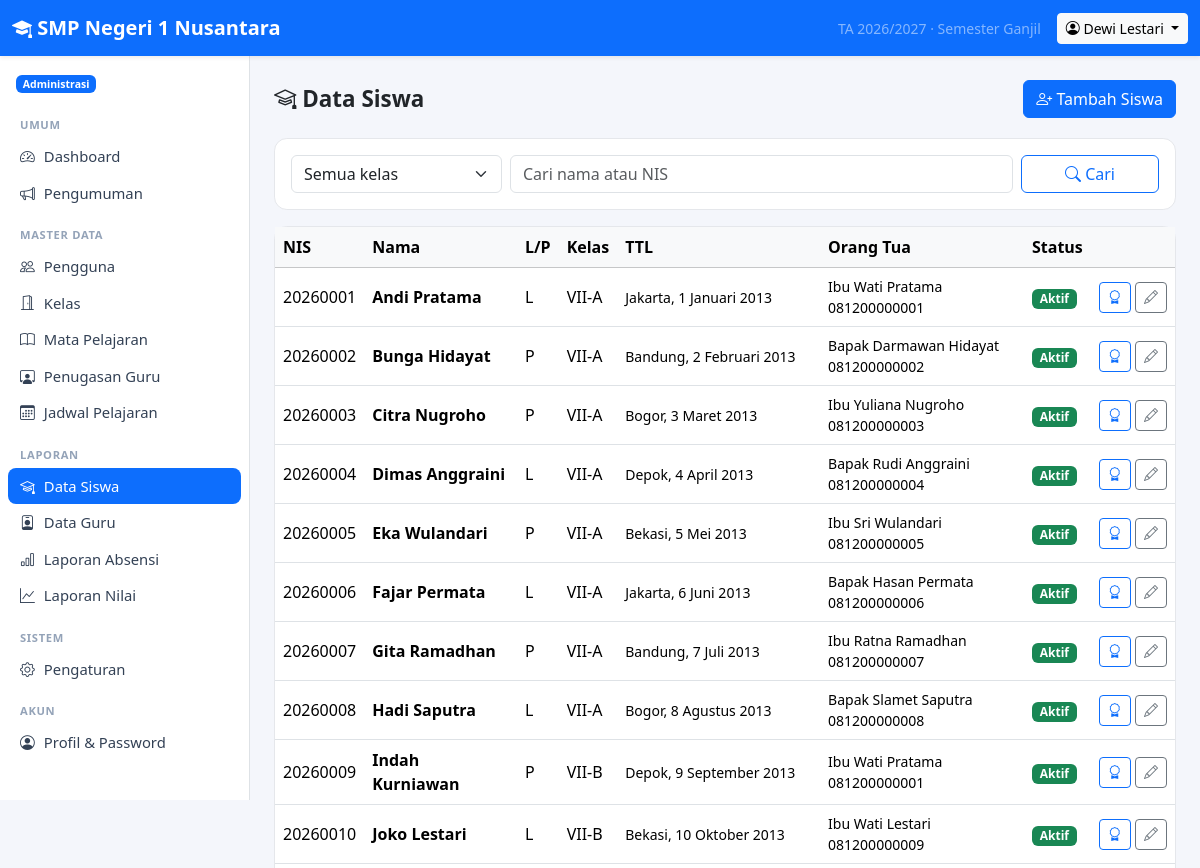
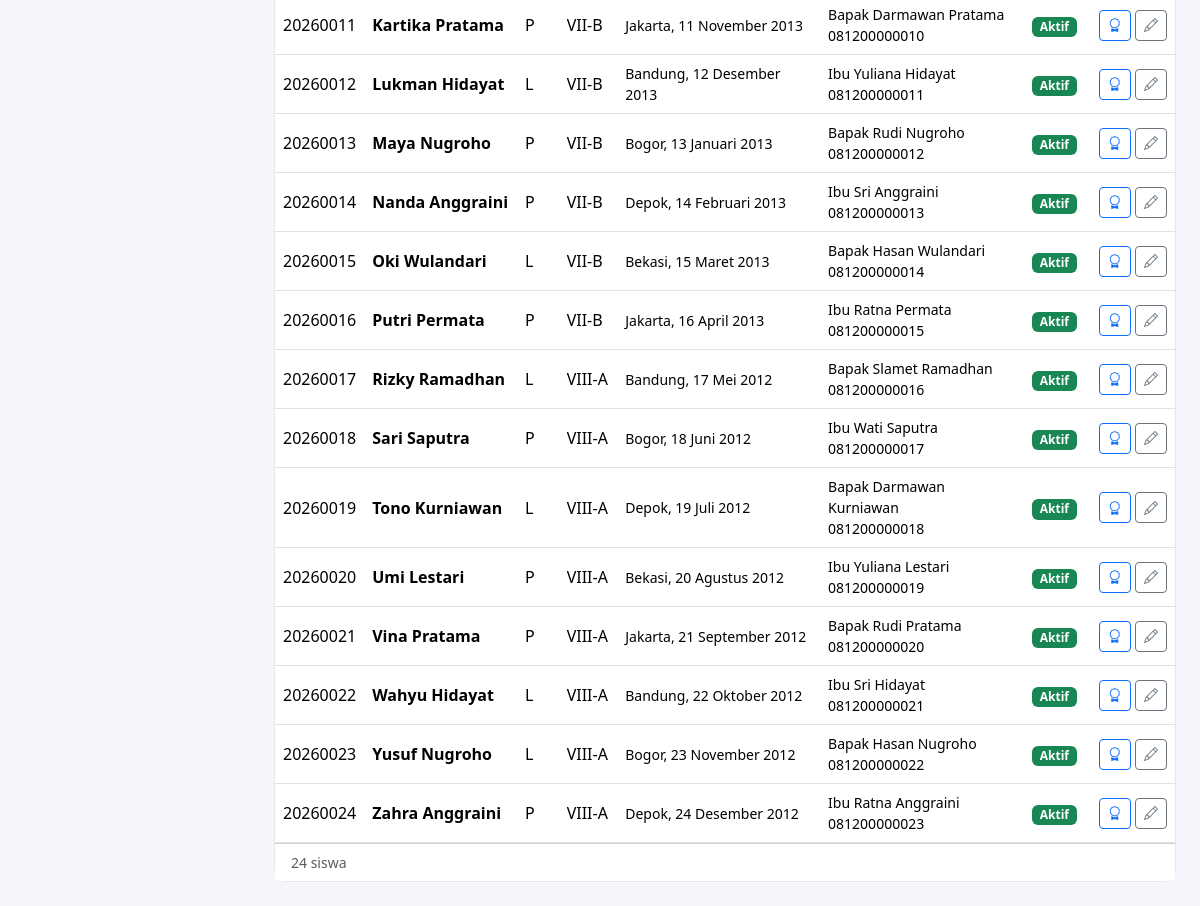
The app's page /index.php?r=data/siswa (signed in) with its own data (2 pictures, top to bottom).
### tables this page shows
CREATE TABLE `settings` (
  `skey` varchar(50) NOT NULL,
  `svalue` text DEFAULT NULL,
  PRIMARY KEY (`skey`)
);

CREATE TABLE `users` (
  `id` int(11) NOT NULL AUTO_INCREMENT,
  `username` varchar(50) NOT NULL,
  `password_hash` varchar(255) NOT NULL,
  `name` varchar(100) NOT NULL,
  `role` varchar(20) NOT NULL,
  `nip` varchar(30) DEFAULT NULL,
  `email` varchar(100) DEFAULT NULL,
  `phone` varchar(30) DEFAULT NULL,
  `active` int(11) NOT NULL DEFAULT 1,
  `created_at` datetime DEFAULT current_timestamp(),
  PRIMARY KEY (`id`),
  UNIQUE KEY `username` (`username`),
  KEY `idx_users_role` (`role`)
);

CREATE TABLE `students` (
  `id` int(11) NOT NULL AUTO_INCREMENT,
  `user_id` int(11) NOT NULL,
  `nis` varchar(30) NOT NULL,
  `class_id` int(11) DEFAULT NULL,
  `parent_id` int(11) DEFAULT NULL,
  `gender` char(1) DEFAULT NULL,
  `birth_place` varchar(100) DEFAULT NULL,
  `birth_date` date DEFAULT NULL,
  `address` text DEFAULT NULL,
  PRIMARY KEY (`id`),
  UNIQUE KEY `user_id` (`user_id`),
  UNIQUE KEY `nis` (`nis`),
  KEY `idx_students_class` (`class_id`),
  KEY `idx_students_parent` (`parent_id`),
  CONSTRAINT `students_ibfk_1` FOREIGN KEY (`user_id`) REFERENCES `users` (`id`) ON DELETE CASCADE,
  CONSTRAINT `students_ibfk_2` FOREIGN KEY (`class_id`) REFERENCES `classes` (`id`) ON DELETE SET NULL,
  CONSTRAINT `students_ibfk_3` FOREIGN KEY (`parent_id`) REFERENCES `users` (`id`) ON DELETE SET NULL
);

CREATE TABLE `classes` (
  `id` int(11) NOT NULL AUTO_INCREMENT,
  `name` varchar(50) NOT NULL,
  `level` int(11) NOT NULL,
  `homeroom_teacher_id` int(11) DEFAULT NULL,
  PRIMARY KEY (`id`),
  UNIQUE KEY `name` (`name`),
  KEY `homeroom_teacher_id` (`homeroom_teacher_id`),
  CONSTRAINT `classes_ibfk_1` FOREIGN KEY (`homeroom_teacher_id`) REFERENCES `users` (`id`) ON DELETE SET NULL
);

### app/helpers.php (called while the page is built, shortened)
<?php
function config(string $key, mixed $default = null): mixed
{
    $value = $GLOBALS['config'];
    foreach (explode('.', $key) as $part) {
        $value = $value[$part];
    }
    return $value;
}
function e(mixed $value): string
{
    return htmlspecialchars((string) ($value ?? ''), ENT_QUOTES, 'UTF-8');
}
function url(string $route = '', array $params = []): string
{
    $query = $route !== '' ? ['r' => $route] + $params : $params;
    return 'index.php' . ($query ? '?' . http_build_query($query) : '');
}
function param(string $key, string $default = ''): string
{
    $v = $_GET[$key] ?? $default;
    return is_string($v) ? trim($v) : $default;
}
function render(string $view, array $data = [], string $title = ''): void
{
    extract($data, EXTR_SKIP);
    require BASE_PATH . '/app/views/' . $view . '.php';
    $content = ob_get_clean();
    require BASE_PATH . '/app/views/layout.php';
}
function role_label(string $role): string
{
    return ROLES[$role] ?? $role;
}
function tanggal(?string $date, bool $withDay = false): string
{
    $ts = strtotime($date);
    $out = date('j', $ts) . ' ' . MONTHS[(int) date('n', $ts)] . ' ' . date('Y', $ts);
    return $out;
}
function setting(string $key, string $default = ''): string
{
    static $cache = null;
    if ($cache === null) {
        $cache = [];
        foreach (db_all('SELECT skey, svalue FROM settings') as $row) {
            $cache[$row['skey']] = (string) $row['svalue'];
        }
    }
    return $cache[$key] ?? $default;
}
function period(): array
{
    return [
        'year'     => setting('academic_year', date('Y') . '/' . (date('Y') + 1)),
        'semester' => setting('semester', 'Ganjil'),
    ];
}

### app/controllers/data.php (called while the page is built, shortened)
<?php
function data_students(): void
{
    $classId = param_int('class_id');
    $q = param('q');
    $sql = 'SELECT s.*, u.name, u.active, c.name AS class_name, p.name AS parent_name, p.phone AS parent_phone
            FROM students s JOIN users u ON u.id = s.user_id
            LEFT JOIN classes c ON c.id = s.class_id LEFT JOIN users p ON p.id = s.parent_id WHERE 1 = 1';
    $params = [];
    render('data/students', [
        'students' => db_all($sql . ' ORDER BY c.level, c.name, u.name', $params),
        'classes'  => db_all('SELECT id, name FROM classes ORDER BY level, name'),
        'classId'  => $classId,
        'q'        => $q,
    ], 'Data Siswa');
}

### public/index.php (called while the page is built, shortened)
<?php
$routes = require BASE_PATH . '/app/routes.php';
$route  = trim(param('r'), '/');
[$file, $handler, $roles] = $routes[$route];
if ($roles !== null) {
    $roles === [] ? require_login() : require_role(...$roles);
}
try {
    $handler();
} catch (Throwable $e) {
    error_log((string) $e);
    if (config('debug')) {
        throw $e;
    }
    abort(500, 'Terjadi kesalahan pada server. Silakan coba lagi.');
}

### app/auth.php (called while the page is built, shortened)
<?php
function current_user(): ?array
{
    static $user = false;
    if ($user !== false) {
        return $user;
    }
    $uid = $_SESSION['uid'] ?? null;
    $user = $uid ? db_one('SELECT * FROM users WHERE id = ? AND active = 1', [$uid]) : null;
    return $user;
}
function require_login(): array
{
    $u = current_user();
    return $u;
}
function has_role(string ...$roles): bool
{
    $u = current_user();
    return $u !== null && in_array($u['role'], $roles, true);
}
function require_role(string ...$roles): array
{
    $u = require_login();
    return $u;
}

### app/db.php (called while the page is built, shortened)
<?php
function db(): PDO
{
    static $pdo = null;
    if ($pdo instanceof PDO) {
        return $pdo;
    }
    $c = config('db');
    $options = [
        PDO::ATTR_ERRMODE            => PDO::ERRMODE_EXCEPTION,
        PDO::ATTR_DEFAULT_FETCH_MODE => PDO::FETCH_ASSOC,
        PDO::ATTR_EMULATE_PREPARES   => false,
    ];
    try {
        if ($c['driver'] === 'mysql') {
            $dsn = sprintf('mysql:host=%s;port=%s;dbname=%s;charset=utf8mb4', $c['host'], $c['port'], $c['name']);
            $pdo = new PDO($dsn, $c['user'], $c['pass'], $options);
            $pdo->exec("SET time_zone = '" . date('P') . "'");
        } else {
            $pdo = new PDO('sqlite:' . $c['sqlite_path'], null, null, $options);
            $pdo->exec('PRAGMA foreign_keys = ON');
            $pdo->exec('PRAGMA journal_mode = WAL');
        }
    } catch (PDOException $e) {
        if (PHP_SAPI === 'cli') {
            throw $e;
        }
        error_log((string) $e);
        while (ob_get_level() > 0) {
            ob_end_clean();
        }
        http_response_code(500);
        exit('<!doctype html><html lang="id"><meta charset="utf-8"><meta name="viewport" content="width=device-width, initial-scale=1">'
            . '<title>Database tidak terhubung</title>'
            . '<body style="font-family:system-ui,sans-serif;background:#f4f6fb;margin:0;padding:16px">'
            . '<div style="max-width:640px;margin:64px auto;background:#fff;border:1px solid #e5e7eb;border-radius:12px;padding:28px">'
            . '<h2 style="margin-top:0;color:#b91c1c">Tidak dapat terhubung ke database</h2>'
            . '<p>Aplikasi tidak bisa tersambung ke server database. Periksa hal berikut:</p><ol style="line-height:1.7">'
            . '<li>Nama database, user, dan password di <code>config.local.php</code> (atau <code>config.php</code>) sudah benar.</li>'
            . '<li>User database sudah ditambahkan ke database dengan hak <em>ALL PRIVILEGES</em>.</li>'
            . '<li>File <code>database/sekolah_mysql_kosong.sql</code> atau <code>sekolah_mysql.sql</code> sudah di-import.</li>'
            . '<li>Server MySQL/MariaDB sedang berjalan.</li></ol>'
            . '<p style="color:#64748b;font-size:14px;margin-bottom:0">Detail kesalahan dicatat di log error server.</p></div></body></html>');
    }
    return $pdo;
}
function db_query(string $sql, array $params = []): PDOStatement
{
    $st = db()->prepare($sql);
    $st->execute($params);
    return $st;
}
function db_one(string $sql, array $params = []): ?array
{
    $row = db_query($sql, $params)->fetch();
    return $row === false ? null : $row;
}
function db_all(string $sql, array $params = []): array
{
    return db_query($sql, $params)->fetchAll();
}

### app/menu.php (called while the page is built, shortened)
<?php
function menu_for(string $role): array
{
    $common = ['Umum' => [
        ['Dashboard', '', 'speedometer2'],
        ['Pengumuman', 'pengumuman', 'megaphone'],
    ]];
    $teaching = ['Mengajar' => [
        ['Jadwal Mengajar', 'guru/jadwal', 'calendar-week'],
        ['Input Absensi', 'guru/absensi', 'clipboard-check'],
        ['Input Nilai', 'guru/nilai', 'pencil-square'],
    ]];
    return $common + ($menus[$role] ?? []) + ['Akun' => [['Profil & Password', 'profil', 'person-circle']]];
}

### app/views/data/students.php (the view, shortened to what this page needs)
<?php $canReport = has_role('admin', 'kepala_sekolah'); ?>
<div class="page-header">
    <h1><i class="bi bi-mortarboard"></i> Data Siswa</h1>
    <?php if (has_role('admin')): ?><a class="btn btn-primary" href="<?= url('admin/pengguna/form', ['role' => 'siswa']) ?>"><i class="bi bi-person-plus"></i> Tambah Siswa</a><?php endif; ?>
</div>
<div class="card mb-3"><div class="card-body">
    <form method="get" class="row g-2">
        <div class="col-md-3"><select class="form-select" name="class_id">
            <option value="">Semua kelas</option>
        </select></div>
        <div class="col-md-7"><input class="form-control" name="q" value="<?= e($q) ?>" placeholder="Cari nama atau NIS"></div>
        <div class="col-md-2"><button class="btn btn-outline-primary w-100"><i class="bi bi-search"></i> Cari</button></div>
    </form>
</div></div>
<div class="card"><div class="table-responsive">
    <table class="table table-hover mb-0">
        <thead class="table-light"><tr><th>NIS</th><th>Nama</th><th>L/P</th><th>Kelas</th><th>TTL</th><th>Orang Tua</th><th>Status</th><th></th></tr></thead>
        <tbody>
        <?php foreach ($students as $s): ?>
            <tr>
                <td><?= e($s['nis']) ?></td>
                <td class="fw-semibold"><?= e($s['name']) ?></td>
                <td><?= e($s['gender'] ?? '-') ?></td>
                <td><?= e($s['class_name'] ?? '-') ?></td>
                <td class="small"><?= e($s['birth_place'] ?? '-') ?>, <?= tanggal($s['birth_date']) ?></td>
                <td class="small"><?= e($s['parent_name'] ?? '-') ?><?= $s['parent_phone'] ? '<br>' . e($s['parent_phone']) : '' ?></td>
                <td><?= (int) $s['active'] ? '<span class="badge text-bg-success">Aktif</span>' : '<span class="badge text-bg-secondary">Nonaktif</span>' ?></td>
                <td class="text-end text-nowrap">
                    <?php if ($canReport): ?><a class="btn btn-sm btn-outline-primary" href="<?= url('rapor', ['student_id' => $s['id']]) ?>" title="Rapor"><i class="bi bi-award"></i></a><?php endif; ?>
                    <?php if (has_role('admin')): ?><a class="btn btn-sm btn-outline-secondary" href="<?= url('admin/pengguna/form', ['id' => $s['user_id']]) ?>"><i class="bi bi-pencil"></i></a><?php endif; ?>
                </td>
            </tr>
        <?php endforeach; if (!$students) echo empty_row(8); ?>
        </tbody>
    </table>
</div>
<div class="card-footer bg-white small text-muted"><?= count($students) ?> siswa</div>
</div>

### app/views/layout.php (shortened to what this page needs)
<?php
$me = current_user();
$currentRoute = trim(param('r'), '/');
$schoolName = setting('school_name', config('app_name'));
$p = period();
?>
<!doctype html>
<html lang="id">
<head>
    <link href="assets/vendor/bootstrap/bootstrap.min.css" rel="stylesheet">
    <link href="assets/vendor/bootstrap-icons/bootstrap-icons.min.css" rel="stylesheet">
    <link href="assets/app.css" rel="stylesheet">
</head>
<body>
<?php if ($me): ?>
<nav class="navbar navbar-dark bg-primary sticky-top shadow-sm d-print-none">
    <div class="container-fluid">
        <a class="navbar-brand fw-semibold me-auto" href="<?= url() ?>"><i class="bi bi-mortarboard-fill"></i> <?= e($schoolName) ?></a>
        <span class="navbar-text text-white-50 small d-none d-md-inline me-3">
            TA <?= e($p['year']) ?> · Semester <?= e($p['semester']) ?>
        </span>
        <div class="dropdown">
            <button class="btn btn-sm btn-light dropdown-toggle" data-bs-toggle="dropdown">
                <i class="bi bi-person-circle"></i> <span class="d-none d-sm-inline"><?= e($me['name']) ?></span>
            </button>
        </div>
    </div>
</nav>
<div class="d-flex">
    <aside class="offcanvas-lg offcanvas-start sidebar border-end bg-body d-print-none" tabindex="-1" id="sidebar">
        <div class="offcanvas-body d-block p-2">
            <div class="px-2 py-2 mb-2 small">
                <span class="badge text-bg-primary"><?= e(role_label($me['role'])) ?></span>
            </div>
            <?php foreach (menu_for($me['role']) as $section => $items): ?>
                <div class="menu-section"><?= e($section) ?></div>
                <ul class="nav nav-pills flex-column mb-2">
                    <?php foreach ($items as [$label, $route, $icon]):
                        $active = $currentRoute === $route || ($route !== '' && str_starts_with($currentRoute, $route . '/')); ?>
                        <li class="nav-item">
                            <a class="nav-link<?= $active ? ' active' : '' ?>" href="<?= url($route) ?>">
                                <i class="bi bi-<?= e($icon) ?>"></i> <?= e($label) ?>
                            </a>
                        </li>
                    <?php endforeach; ?>
                </ul>
            <?php endforeach; ?>
        </div>
    </aside>
    <main class="flex-grow-1 p-3 p-md-4 main-content">
        <?= $content ?>
    </main>
</div>
<?php else: ?>
    <?= $content ?>
<?php endif; ?>
</body>
</html>

### public/assets/app.css (style rules this page uses)
body { background: #f4f6fb; }
.sidebar { width: 250px; flex-shrink: 0; min-height: calc(100vh - 56px); }
@media (min-width: 992px) { .sidebar { position: sticky; top: 56px; height: calc(100vh - 56px); overflow-y: auto; } }
.sidebar .nav-link { color: #334155; border-radius: .5rem; padding: .45rem .75rem; font-size: .925rem; }
.sidebar .nav-link.active { background: var(--bs-primary); color: #fff; }
.sidebar .nav-link i { width: 1.25rem; display: inline-block; }
.menu-section { font-size: .7rem; text-transform: uppercase; letter-spacing: .06em; color: #94a3b8; padding: .5rem .75rem .25rem; font-weight: 600; }
.main-content { min-width: 0; }
.card { border-radius: .8rem; border-color: #e5e7eb; }
.table > :not(caption) > * > * { vertical-align: middle; }
.page-header { display: flex; flex-wrap: wrap; gap: .75rem; justify-content: space-between; align-items: center; margin-bottom: 1.25rem; }
.page-header h1 { font-size: 1.4rem; margin: 0; font-weight: 600; }

### records on screen
settings: skey "2026/2027", skey "Ganjil"
users: name "Dewi Lestari", role "Administrasi"
students: nis "20260001", user.name "Andi Pratama", gender "L", class.name "VII-A", birth_place "Jakarta", birth_date "1 Januari 2013", parent.name "Ibu Wati Pratama", parent.phone "081200000001"
students: nis "20260002", user.name "Bunga Hidayat", gender "P", class.name "VII-A", birth_place "Bandung", birth_date "2 Februari 2013", parent.name "Bapak Darmawan Hidayat", parent.phone "081200000002"
students: nis "20260003", user.name "Citra Nugroho", gender "P", class.name "VII-A", birth_place "Bogor", birth_date "3 Maret 2013", parent.name "Ibu Yuliana Nugroho", parent.phone "081200000003"
students: nis "20260004", user.name "Dimas Anggraini", gender "L", class.name "VII-A", birth_place "Depok", birth_date "4 April 2013", parent.name "Bapak Rudi Anggraini", parent.phone "081200000004"
students: nis "20260005", user.name "Eka Wulandari", gender "P", class.name "VII-A", birth_place "Bekasi", birth_date "5 Mei 2013", parent.name "Ibu Sri Wulandari", parent.phone "081200000005"
students: nis "20260006", user.name "Fajar Permata", gender "L", class.name "VII-A", birth_place "Jakarta", birth_date "6 Juni 2013", parent.name "Bapak Hasan Permata", parent.phone "081200000006"
students: nis "20260007", user.name "Gita Ramadhan", gender "P", class.name "VII-A", birth_place "Bandung", birth_date "7 Juli 2013", parent.name "Ibu Ratna Ramadhan", parent.phone "081200000007"
students: nis "20260008", user.name "Hadi Saputra", gender "L", class.name "VII-A", birth_place "Bogor", birth_date "8 Agustus 2013", parent.name "Bapak Slamet Saputra", parent.phone "081200000008"
students: nis "20260009", user.name "Indah Kurniawan", gender "P", class.name "VII-B", birth_place "Depok", birth_date "9 September 2013", parent.name "Ibu Wati Pratama", parent.phone "081200000001"
students: nis "20260010", user.name "Joko Lestari", gender "L", class.name "VII-B", birth_place "Bekasi", birth_date "10 Oktober 2013", parent.name "Ibu Wati Lestari", parent.phone "081200000009"
students: nis "20260011", user.name "Kartika Pratama", gender "P", class.name "VII-B", birth_place "Jakarta", birth_date "11 November 2013", parent.name "Bapak Darmawan Pratama", parent.phone "081200000010"
students: nis "20260012", user.name "Lukman Hidayat", gender "L", class.name "VII-B", birth_place "Bandung", birth_date "12 Desember 2013", parent.name "Ibu Yuliana Hidayat", parent.phone "081200000011"
students: nis "20260013", user.name "Maya Nugroho", gender "P", class.name "VII-B", birth_place "Bogor", birth_date "13 Januari 2013", parent.name "Bapak Rudi Nugroho", parent.phone "081200000012"
students: nis "20260014", user.name "Nanda Anggraini", gender "P", class.name "VII-B", birth_place "Depok", birth_date "14 Februari 2013", parent.name "Ibu Sri Anggraini", parent.phone "081200000013"
students: nis "20260015", user.name "Oki Wulandari", gender "L", class.name "VII-B", birth_place "Bekasi", birth_date "15 Maret 2013", parent.name "Bapak Hasan Wulandari", parent.phone "081200000014"
students: nis "20260016", user.name "Putri Permata", gender "P", class.name "VII-B", birth_place "Jakarta", birth_date "16 April 2013", parent.name "Ibu Ratna Permata", parent.phone "081200000015"
students: nis "20260017", user.name "Rizky Ramadhan", gender "L", class.name "VIII-A", birth_place "Bandung", birth_date "17 Mei 2012", parent.name "Bapak Slamet Ramadhan", parent.phone "081200000016"
students: nis "20260018", user.name "Sari Saputra", gender "P", class.name "VIII-A", birth_place "Bogor", birth_date "18 Juni 2012", parent.name "Ibu Wati Saputra", parent.phone "081200000017"
students: nis "20260019", user.name "Tono Kurniawan", gender "L", class.name "VIII-A", birth_place "Depok", birth_date "19 Juli 2012", parent.name "Bapak Darmawan Kurniawan", parent.phone "081200000018"
students: nis "20260020", user.name "Umi Lestari", gender "P", class.name "VIII-A", birth_place "Bekasi", birth_date "20 Agustus 2012", parent.name "Ibu Yuliana Lestari", parent.phone "081200000019"
students: nis "20260021", user.name "Vina Pratama", gender "P", class.name "VIII-A", birth_place "Jakarta", birth_date "21 September 2012", parent.name "Bapak Rudi Pratama", parent.phone "081200000020"
students: nis "20260022", user.name "Wahyu Hidayat", gender "L", class.name "VIII-A", birth_place "Bandung", birth_date "22 Oktober 2012", parent.name "Ibu Sri Hidayat", parent.phone "081200000021"
students: nis "20260023", user.name "Yusuf Nugroho", gender "L", class.name "VIII-A", birth_place "Bogor", birth_date "23 November 2012", parent.name "Bapak Hasan Nugroho", parent.phone "081200000022"
students: nis "20260024", user.name "Zahra Anggraini", gender "P", class.name "VIII-A", birth_place "Depok", birth_date "24 Desember 2012", parent.name "Ibu Ratna Anggraini", parent.phone "081200000023"

### other values on screen
$schoolName "SMP Negeri 1 Nusantara"
$section "UMUM"
$label "Dashboard"
$label "Pengumuman"
$section "MASTER DATA"
$label "Pengguna"
$label "Kelas"
$label "Mata Pelajaran"
$label "Penugasan Guru"
$label "Jadwal Pelajaran"
$section "LAPORAN"
$label "Data Siswa"
$label "Data Guru"
$label "Laporan Absensi"
$label "Laporan Nilai"
